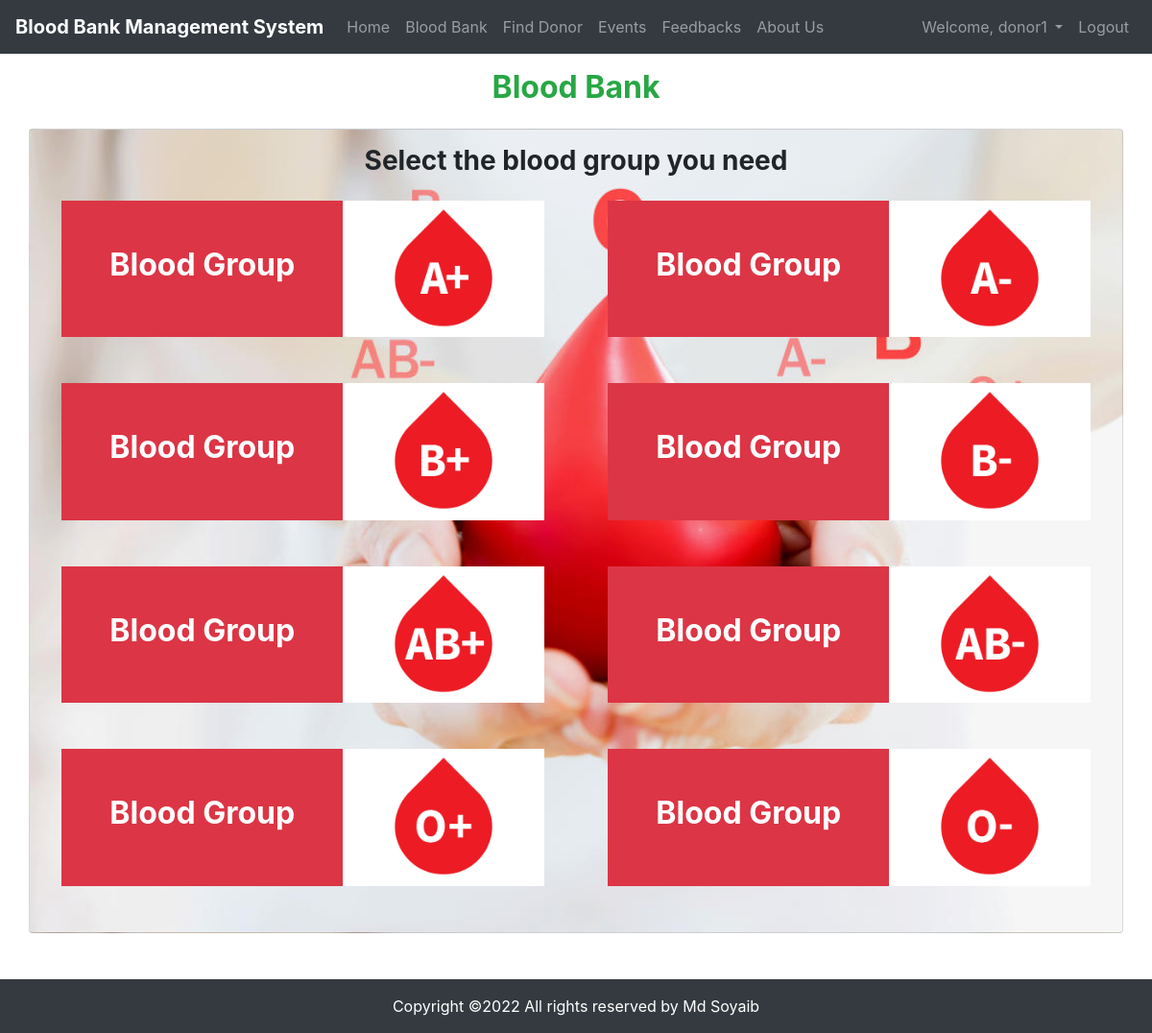
The page /blood_bank (signed in) on the database its author committed.
### app/models.py (models this page shows, shortened)
class CustomUser(AbstractUser):
    email = models.EmailField(max_length=100, blank=True, unique=True, null=True)
    phone = models.CharField(verbose_name=_("Mobile phone"), max_length=14, blank=True, null=True, unique=True)
    city = models.CharField(max_length=50, null=True, blank=True)
    role = models.CharField(max_length=50, null=True, blank=True)
    blood = models.CharField(verbose_name=_("Blood Group"), max_length=10, null=True, blank=True)
    created_at = models.DateTimeField(auto_now_add=True, blank=True, null=True)
    updated_at = models.DateTimeField(auto_now=True, blank=True, null=True)

class Blood(models.Model):
    group = models.CharField(verbose_name=_("Blood Group"), max_length=10, unique=True, null=True, blank=True)
    stock = models.PositiveIntegerField(null=True, blank=True)
    photo = models.ImageField(null=True, blank=True, upload_to='blood')
    status = models.BooleanField(null=True, blank=True)
    created_at = models.DateTimeField(auto_now_add=True, blank=True, null=True)
    updated_at = models.DateTimeField(auto_now=True, blank=True, null=True)

### app/views.py (the view, shortened to what this page needs)
# urls.py: path('blood_bank', BloodBank.as_view(), name="blood_bank"),
class BloodBank(View):
    def get(self, request):
        user = request.user
        if user.is_authenticated:
            blood = Blood.objects.all()
            return render(request, 'blood_bank.html', {'blood':blood})
        else:
            messages.warning(request, "Login first to access that page")
            return redirect('login')

### templates/blood_bank.html (shortened to what this page needs)
{% extends 'base.html' %}
{% block content %}
    <div class="">
        <div class="container">
            <div class="row">
                <div class="col-lg-12 mt-3 text-center text-success">
                    <h2><b>Blood Bank</b></h2>
                </div>
                <div class="col-lg-12 mt-3 mb-5 card" style="background-image: url('/static/img/img2.jpg'); background-repeat: no repeat; background-size: cover;">
                    <div class="row">
                        <div class="col-lg-12 pt-3 pb-3 text-center">
                            <h3><b>Select the blood group you need</b></h3>
                        </div>
                        {% for blood in blood %}
                        <div class="col-lg-6 pl-5 pr-5 pb-5 text-center">
                            <a href="#viewModal{{blood.id}}" class="view text-white" style="text-decoration: none;" data-toggle="modal"
                            data-target="#viewModal{{blood.id}}">
                                <div class="row">
                                    <div class="col-lg-7 bg-danger p-5 text-white">
                                        <h2><b>Blood Group</b></h2>
                                    </div>
                                    <div class="col-lg-5 bg-white">
                                        <img src="/media/{{blood.photo}}" alt="blood group" height="140px">
                                    </div>
                                </div>
                            </a>
                        </div>
                        {% endfor %}
                    </div>
                </div>
            </div>
        </div>
    </div>
{% endblock content %}

### templates/base.html (shortened to what this page needs)
<!DOCTYPE html>
<html lang="en">
<head>
    <link rel="stylesheet" href="/static/css/bootstrap.min.css" type="text/css">
    <link rel="stylesheet" href="/static/css/style.css" type="text/css">
    <link rel="stylesheet" href="https://cdnjs.cloudflare.com/ajax/libs/font-awesome/6.0.0/css/all.min.css" type="text/css">
</head>
<body>
<nav class="navbar navbar-expand-lg navbar-dark bg-dark">
    <a class="navbar-brand" href="{% url 'home' %}"><b>Blood Bank Management System</b></a>
    <div class="collapse navbar-collapse" id="navbarSupportedContent">
        <ul class="navbar-nav mr-auto">
            <li class="">
                <a class="nav-link" href="{% url 'home' %}">Home <span class="sr-only">(current)</span></a>
            </li>
            {% if user.is_authenticated %}
            <li class="">
                <a class="nav-link" href="{% url 'blood_bank' %}">Blood Bank <span class="sr-only">(current)</span></a>
            </li>
            <li class="">
                <a class="nav-link" href="{% url 'find_donor' %}">Find Donor <span class="sr-only">(current)</span></a>
            </li>
            {% endif %}
            <li class="">
                <a class="nav-link" href="{% url 'event' %}">Events<span class="sr-only"></a>
            </li>
            <li class="">
                <a class="nav-link" href="{% url 'feedback' %}">Feedbacks</a>
            </li>
            <li class="">
                <a class="nav-link" href="{% url 'about' %}">About Us</a>
            </li>
        </ul>
        <ul class="navbar-nav">
            {% if user.is_authenticated %}
            <li class="nav-item dropdown">
                <a class="nav-link dropdown-toggle" href="#" id="navbarDropdown" role="button" data-toggle="dropdown"
                   aria-haspopup="true" aria-expanded="false">
                    Welcome, {{user.username}}
                </a>
            </li>
            <li class="nav-item">
                <a class="nav-link" href="{% url 'logout' %}">Logout</a>
            </li>
            {% endif %}
        </ul>
    </div>
</nav>
{% block content %}
{% endblock content %}
<footer class="bg-light text-center text-lg-start">
    <div class="text-center p-3 bg-dark" style="color:white;">
        Copyright &copy;<script>document.write(new Date().getFullYear());</script>
        All rights reserved by Md Soyaib
    </div>
</footer>
</body>
</html>

### rows shown on the page
CustomUser: username "donor1"
Blood: photo (picture)
Blood: photo (picture)
Blood: photo (picture)
Blood: photo (picture)
Blood: photo (picture)
Blood: photo (picture)
Blood: photo (picture)
Blood: photo (picture)
